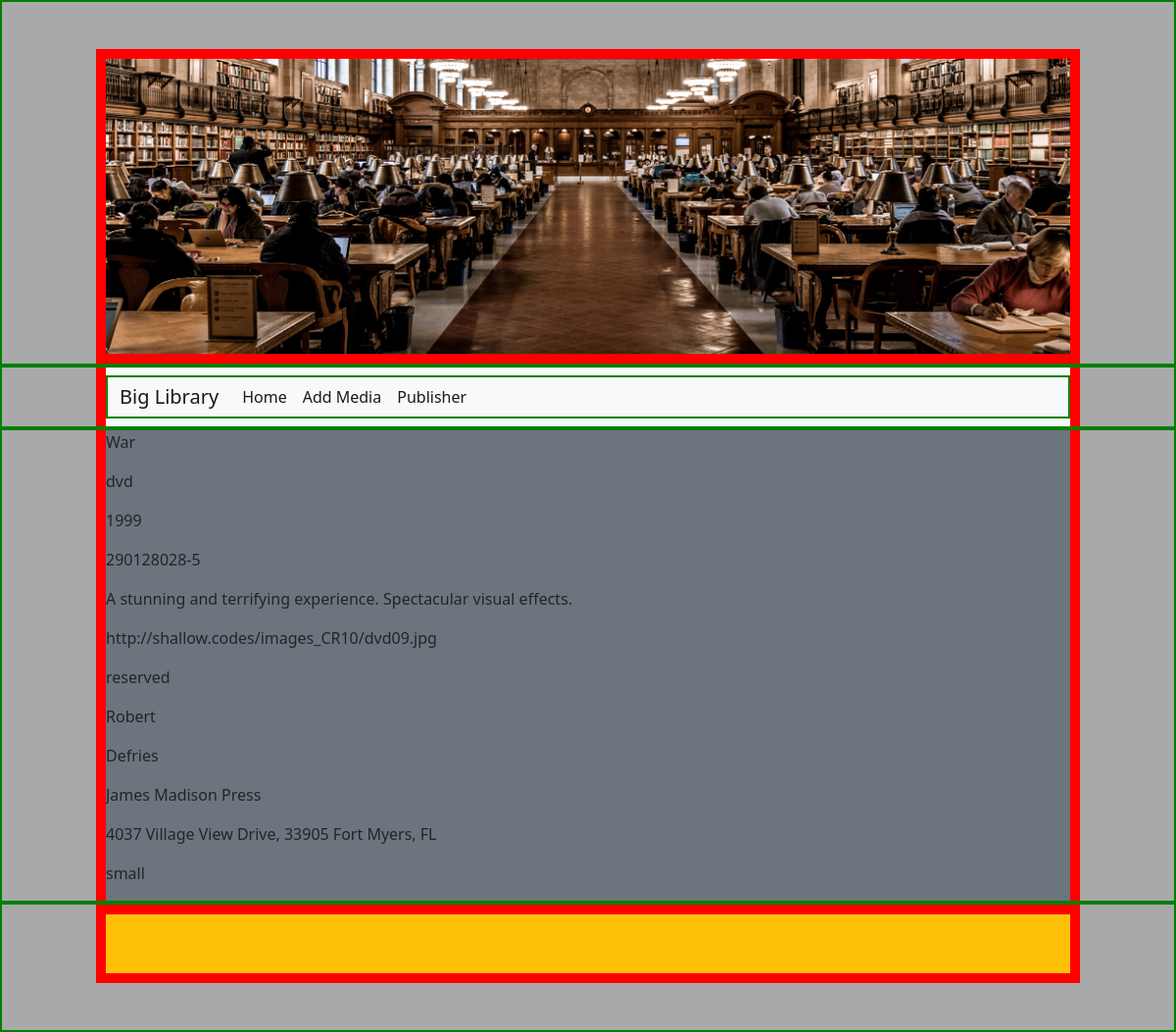
The app's page /php/details.php?id=328 with its own data.
### tables this page shows
CREATE TABLE `library_all_media` (
  `id` int(11) NOT NULL,
  `media_title` varchar(50) NOT NULL,
  `media_type` varchar(4) NOT NULL,
  `media_date` year(4) NOT NULL,
  `media_isbn` varchar(11) NOT NULL,
  `media_descr` varchar(100) NOT NULL,
  `media_image` varchar(100) NOT NULL,
  `media_status` varchar(9) NOT NULL,
  `author_fname` varchar(20) NOT NULL,
  `author_lname` varchar(20) NOT NULL,
  `pub_name` varchar(30) NOT NULL,
  `pub_address` varchar(50) NOT NULL,
  `pub_size` varchar(6) NOT NULL
);

### php/details.php (the view, shortened to what this page needs)
<?php
require_once 'actions/db_connect.php';
if ($_GET['id']) {
    $id = $_GET['id'];
    $sql = "SELECT * FROM library_all_media WHERE id = {$id}";
    $result = $connect->query($sql);
    if ($result->num_rows == 1) {
        $data = $result->fetch_assoc();
        $media_title = $data['media_title'];
        $media_type = $data['media_type'];
        $media_date = $data['media_date'];
        $media_isbn = $data['media_isbn'];
        $media_descr = $data['media_descr'];
        $media_image = $data['media_image'];
        $media_status = $data['media_status'];
        $author_fname = $data['author_fname'];
        $author_lname = $data['author_lname'];
        $pub_name = $data['pub_name'];
        $pub_address = $data['pub_address'];
        $pub_size = $data['pub_size'];
    } else {
        header("location: error.php");
    }
} else {
    header("location: error.php");
}
?>
<!DOCTYPE html>
<html lang="en">
<head>
    <?php require_once 'components/bootstrap.php' ?>
    <link rel="stylesheet" type="text/css" href="../styles/styles.css">
</head>
<body>
    <?php include_once "header.php" ?>
    <?php include_once "navbar.php" ?>
    <div class="container-fluid mx-auto px-5">
        <div class="wrapIndex mx-5 bg-secondary">
            <div>
                <p><?php echo $media_title ?></p>
                <p><?php echo $media_type ?></p>
                <p><?php echo $media_date ?></p>
                <p><?php echo $media_isbn ?></p>
                <p><?php echo $media_descr ?></p>
                <p><?php echo $media_image ?></p>
                <p><?php echo $media_status ?></p>
                <p><?php echo $author_fname ?></p>
                <p><?php echo $author_lname ?></p>
                <p><?php echo $pub_name ?></p>
                <p><?php echo $pub_address ?></p>
                <p><?php echo $pub_size ?></p>
            </div>
        </div>
    </div>
    <?php include_once "footer.php" ?>
</body>
</html>

### styles/styles.css (style rules this page uses)
body, html { background-color: darkgrey; }
.container-fluid { border: 2px solid green; overflow: hidden; }
.wrapIndex { border-left: 10px solid red; border-right: 10px solid red; overflow: hidden; }

### records on screen
library_all_media: media_title "War", media_type "dvd", media_date "1999", media_isbn "290128028-5", media_descr "A stunning and terrifying experience. Spectacular visual effects.", media_image "http://shallow.codes/images_CR10/dvd09.jpg", media_status "reserved", author_fname "Robert", author_lname "Defries", pub_name "James Madison Press", pub_address "4037 Village View Drive, 33905 Fort Myers, FL", pub_size "small"
